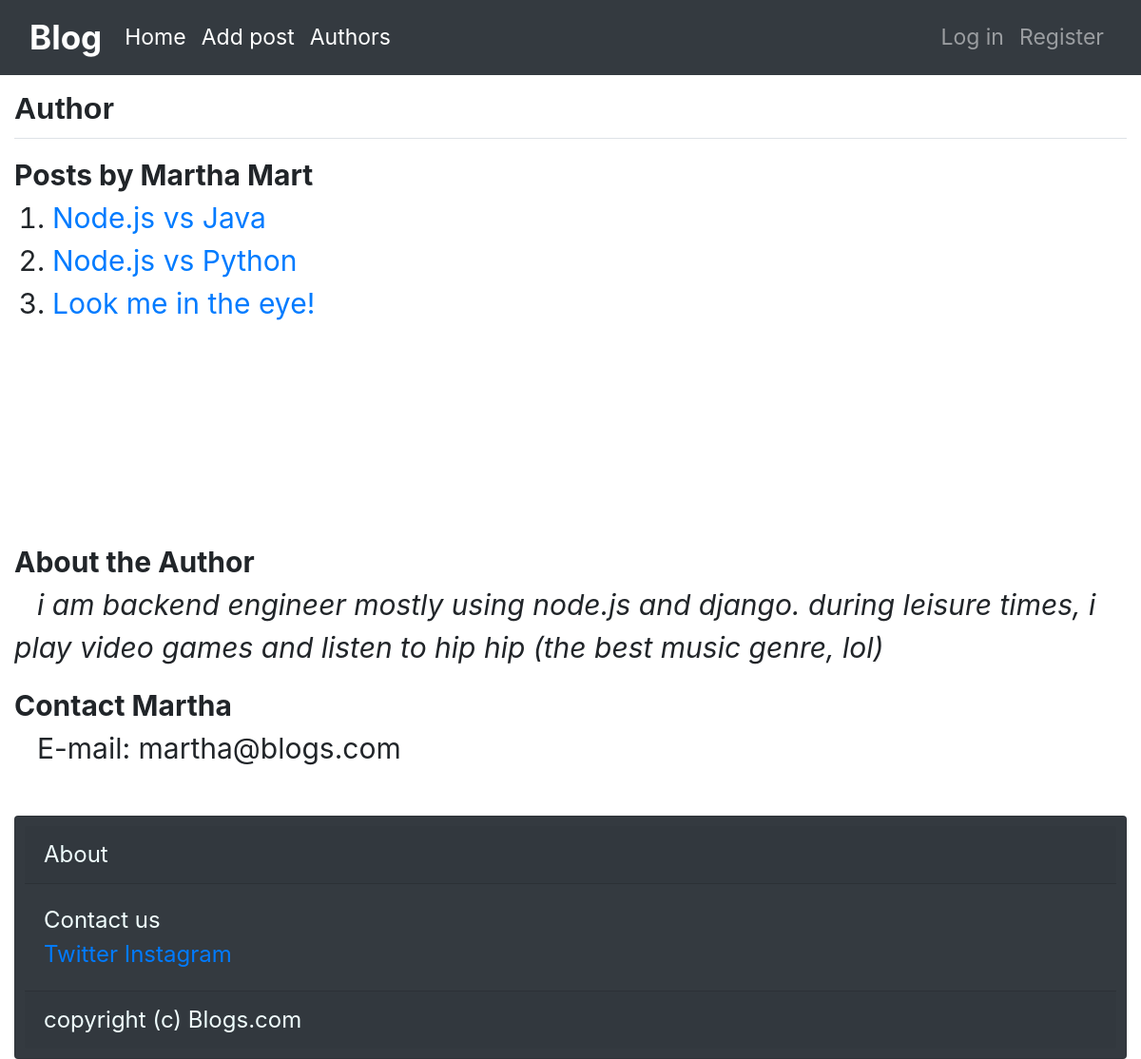
Screenshot of /author/Martha-Mart/ with the database file from the repository.
### blogs/models.py (models this page shows, shortened)
class Author(models.Model):
    user = models.OneToOneField(User, on_delete=models.CASCADE, null=True)
    firstname = models.CharField(max_length=10)
    lastname = models.CharField(max_length=10)
    email = models.EmailField()
    bio = models.TextField(null=True)

class BlogPost(models.Model):
    title = models.CharField(max_length=200)
    text = models.TextField(max_length=500)
    slug = models.SlugField(null = True)
    date_added = models.DateTimeField('Date Published', default=timezone.now)
    author = models.ForeignKey(Author, on_delete=models.CASCADE, null=True)
    class Meta:
        ordering = ['-date_added']
    def get_absolute_url(self):
        return reverse("blogs:post_detail", kwargs={"slug": self.slug})

### blogs/views.py (the view)
# urls.py: path('author/<slug:firstname>-<slug:lastname>/', views.author, name='author'),
def author(request, firstname, lastname):
    author = get_object_or_404(Author, firstname=firstname, lastname=lastname)
    author_post = BlogPost.objects.filter(author=author)
    context = {
        'author_posts':author_post,
        'author':author }
    return render(request, 'blogs/authorpage.html', context)

### blogs/templates/blogs/authorpage.html
{% extends 'blogs/base.html' %}
{% block page_header %}
    <h2> Author </h2>
{% endblock page_header %}
{% block content %}
<div style="font-size: 30px;">
    <div  style="margin-bottom: 6cm;">
        <b> Posts by {{author.firstname}} {{author.lastname}} </b> <br>
        <ol>
            {% for posts in author_posts %}
                <li> <a href="{{posts.get_absolute_url}}">{{posts.title}} </a> </li>
            {% empty %}
                This author hasn't made any posts yet.
            {% endfor %}
        </ol>
    </div>
    <div class="">
        <p> <b> About the Author </b> <br>
        <i class="ml-4"> {{author.bio}} </i> </p>
        <b> Contact {{author.firstname}} </b> <br>
         <span class="ml-4"> E-mail: {{author.email}} </span>
    </div>
</div>
{% endblock content %}

### blogs/templates/blogs/base.html (style rules this page uses)
h2 { font-weight:bold; }
a { text-decoration: none; }

### rows the page displays
Author: firstname "Martha", lastname "Mart", bio "i am backend engineer mostly using node.js and django. during leisure times, i play video games and listen to hip hip (the best music genre, lol)", email "martha@blogs.com"
BlogPost: title "Node.js vs Java"
BlogPost: title "Node.js vs Python"
BlogPost: title "Look me in the eye!"
